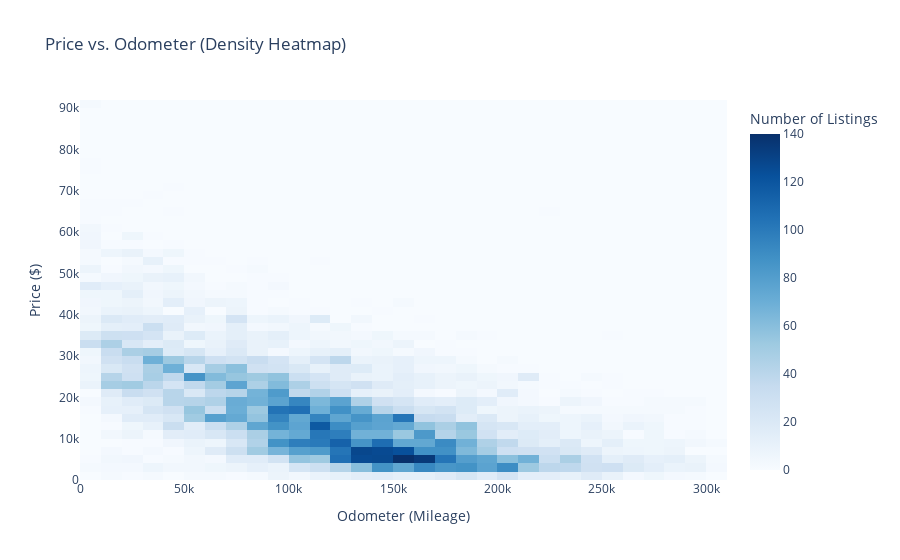

Write notebook code for a chart like this one.
### Markdown cell above
### 3.1. Hypothesis 1: Vehicles with higher mileage (odometer) have lower prices

### Code cell
import plotly.express as px

# Create a density heatmap (as an alternative to hexbin)
fig = px.density_heatmap(
    df,
    x='odometer',
    y='price',
    nbinsx=50,
    nbinsy=50,
    color_continuous_scale='Blues',
    title='Price vs. Odometer (Density Heatmap)'
)

# Update axis labels
fig.update_layout(
    xaxis_title='Odometer (Mileage)',
    yaxis_title='Price ($)',
    coloraxis_colorbar=dict(title='Number of Listings')
)

fig.show()

### Figure 1 — Plotly figure (JSON) as saved in the notebook; plotly's stock layout.template omitted (floating-point values rounded to 4 significant figures; data arrays with more than 128 entries replaced by an {"elided": "..."} marker saying what was removed)
{"data": [{"coloraxis": "coloraxis", "hovertemplate": "odometer=%{x}<br>price=%{y}<br>count=%{z}<extra></extra>", "name": "", "nbinsx": 50, "nbinsy": 50, "type": "histogram2d", "x": {"elided": "14107 int values"}, "xaxis": "x", "xbingroup": "x", "y": {"elided": "14107 int values"}, "yaxis": "y", "ybingroup": "y"}], "layout": {"coloraxis": {"colorbar": {"title": {"text": "Number of Listings"}}, "colorscale": [[0, "rgb(247,251,255)"], [0.125, "rgb(222,235,247)"], [0.25, "rgb(198,219,239)"], [0.375, "rgb(158,202,225)"], [0.5, "rgb(107,174,214)"], [0.625, "rgb(66,146,198)"], [0.75, "rgb(33,113,181)"], [0.875, "rgb(8,81,156)"], [1, "rgb(8,48,107)"]]}, "legend": {"tracegroupgap": 0}, "title": {"text": "Price vs. Odometer (Density Heatmap)"}, "xaxis": {"anchor": "y", "domain": [0, 1], "title": {"text": "Odometer (Mileage)"}}, "yaxis": {"anchor": "x", "domain": [0, 1], "title": {"text": "Price ($)"}}}}
